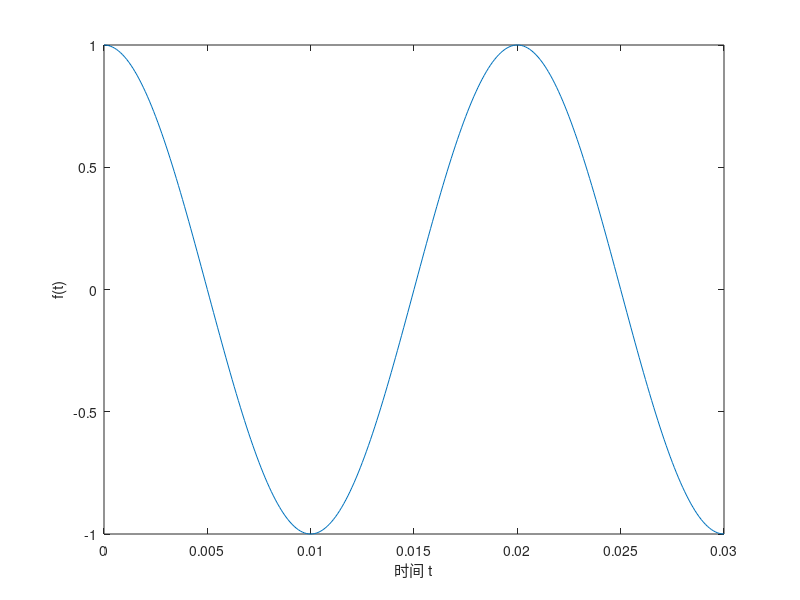
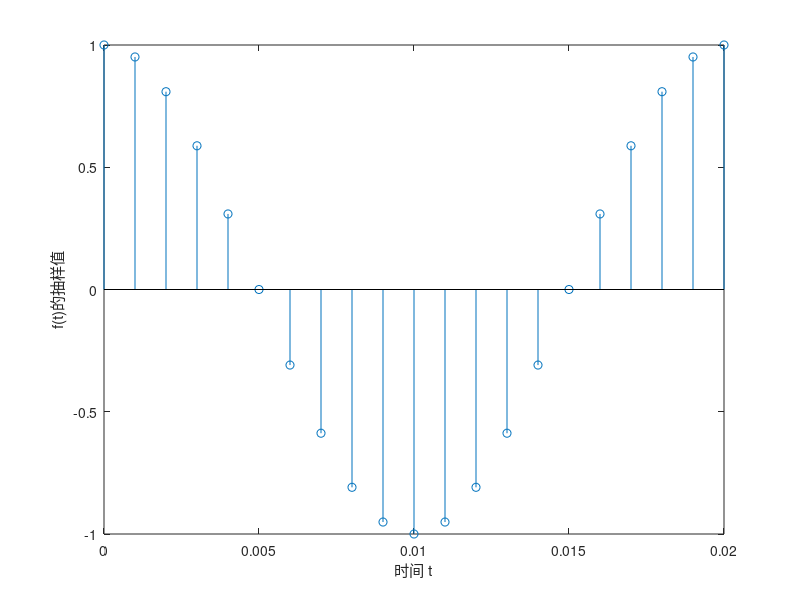
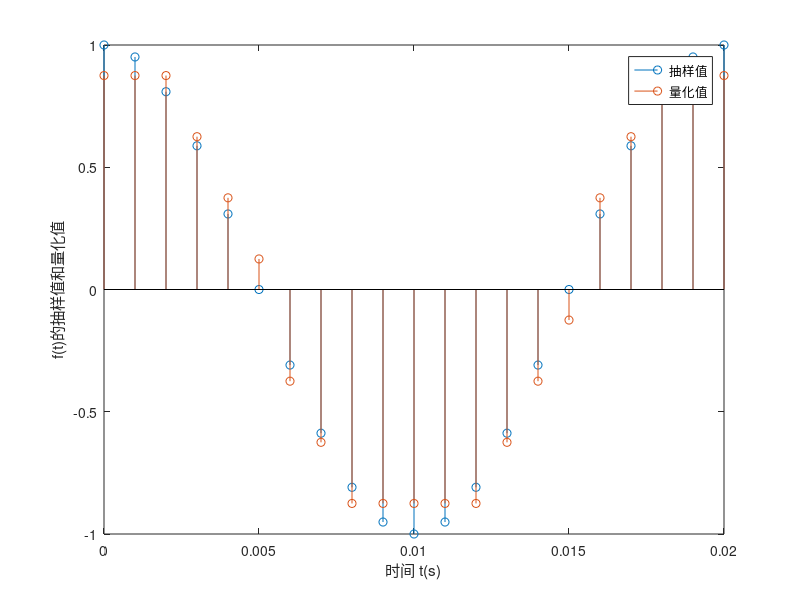

Write MATLAB code to recreate these figures, in order.
% 采样并且实现量化
clc;clear;

% 第一步：画出模拟信号；
dt = 0.0001;
t = 0:dt:0.03;
f_h = 50;  % 最高频率；
f_t = cos(2 * pi * f_h * t);
figure(1);
plot(t, f_t);
xlabel('时间 t');
ylabel('f(t)');

% 第二步：画出抽样信号；
f_s = 1000;  % 采样频率
T_s = 1 / f_s;  % 采样间隔
t_s = 0:T_s:0.02;
f_sampling = cos(2 * pi * f_h * t_s);  %对f_t进行抽样，得到采样序列；
figure(2);
stem(t_s, f_sampling);
xlabel('时间 t');
ylabel('f(t)的抽样值');

% 第三步：实现量化，量化电平数 L = 8；
L = 8;  % 量化电平数；
max_a = max(f_sampling);
min_b = min(f_sampling);
delta = (max_a - min_b) / L;
x = zeros(1, L+1);
for i = 1 : L + 1
    x(i) = min_b + (i - 1) * delta;  % 计算L+1个分层电平；
end 
y = zeros(1, L);
for k = 1 : L
    y(k) = (x(k) + x(k + 1)) / 2;  % 计算L个分层电平；
end
f_quantization = zeros(size(f_sampling));
% 判断抽样值属于哪个量化电平
for i = 1 : length(f_sampling)
    for k = 1 : L
        if f_sampling(i) >= x(k) && f_sampling(i) <= x(k + 1)
            f_quantization(i) = y(k);
            break;
        end
    end
end
% 可视化结果；
figure(3);
stem(t_s, f_sampling);
hold on;
stem(t_s, f_quantization);
xlabel('时间 t(s)');
ylabel('f(t)的抽样值和量化值');
legend('抽样值', '量化值');
